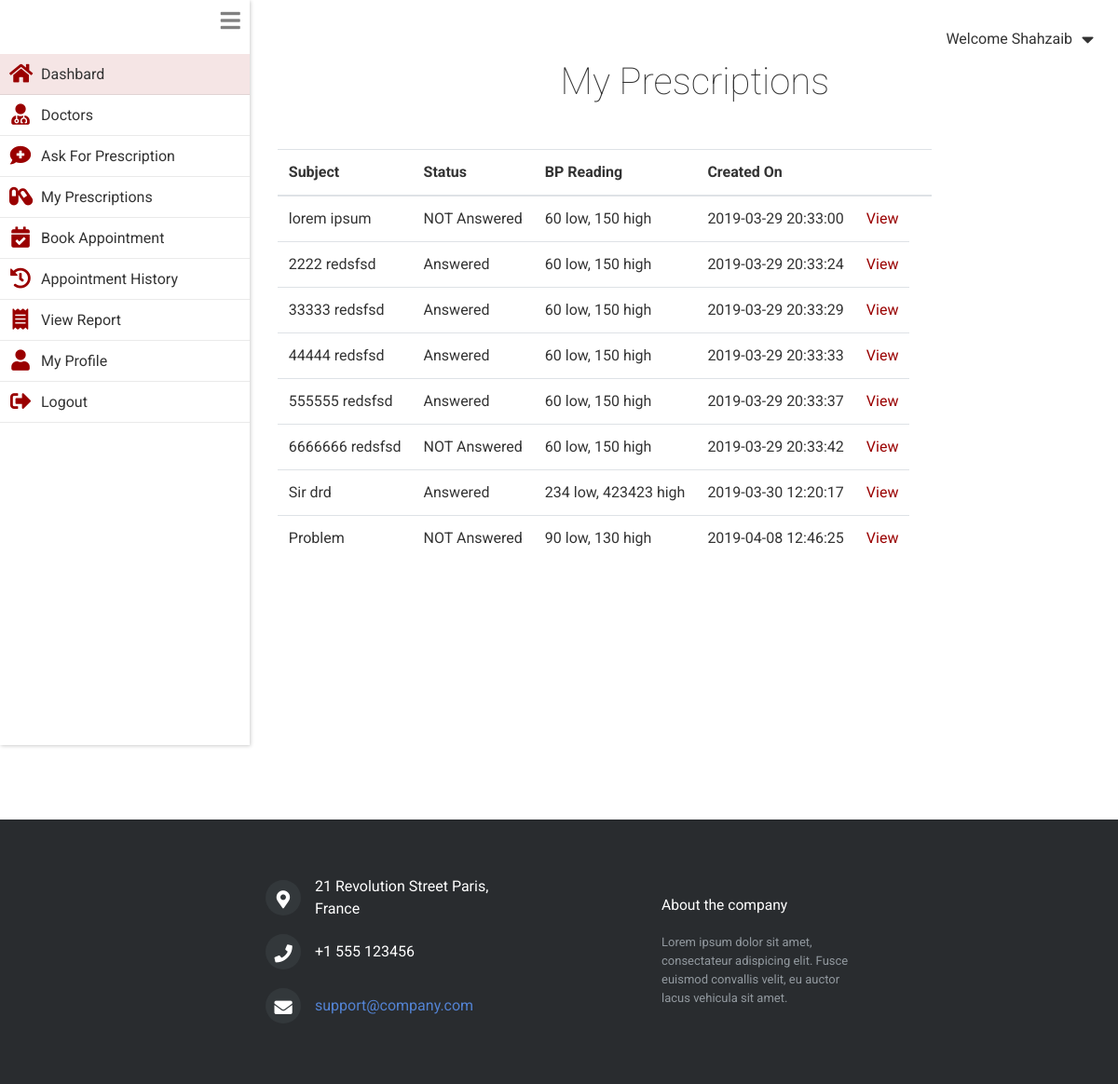
The app's page /patient/my_prescriptions.php (signed in) with its own data.
### tables this page shows
CREATE TABLE `patients` (
  `id` int(11) NOT NULL,
  `username` varchar(255) NOT NULL,
  `name` varchar(255) NOT NULL,
  `email` varchar(255) NOT NULL,
  `gender` varchar(6) NOT NULL,
  `hashedPassword` varchar(255) NOT NULL,
  `phone` varchar(255) NOT NULL,
  `address` varchar(255) NOT NULL,
  `city` varchar(255) NOT NULL,
  `dob` varchar(255) NOT NULL,
  `created_on` timestamp NOT NULL DEFAULT CURRENT_TIMESTAMP
);

CREATE TABLE `prescription_table` (
  `prescription_id` int(11) NOT NULL,
  `doctor_id` int(11) NOT NULL,
  `patient_id` int(11) NOT NULL,
  `status` varchar(60) NOT NULL,
  `subject` varchar(255) NOT NULL,
  `bp_low` int(5) NOT NULL,
  `bp_high` int(5) NOT NULL,
  `headache` tinyint(1) NOT NULL DEFAULT '0',
  `dizziness` tinyint(1) NOT NULL DEFAULT '0',
  `visual_changes` varchar(255) NOT NULL,
  `medication` varchar(255) NOT NULL,
  `food_detail` varchar(255) NOT NULL,
  `exercise_detail` varchar(255) NOT NULL,
  `other_info` varchar(255) NOT NULL,
  `created_on` timestamp NOT NULL DEFAULT CURRENT_TIMESTAMP
);

### private/functions.php (called while the page is built, shortened)
<?php
function loggedInPatientId(){
  return $_SESSION[SessionContract::SESSION_PATIENT_ID];
}
  function urlFor($script_path) {
      if($script_path[0] != '/') {
        $script_path = "/" . $script_path;
      }
      return WWW_ROOT . $script_path;
  }
  function getStylePath($stylesheet_name) {
      if($stylesheet_name[0] != '/') {
        $stylesheet_name = "/" . $stylesheet_name;
      }
      return STYLES_PATH . $stylesheet_name;
  }
?>

### private/model/patient.class.php (called while the page is built, shortened)
<?php
class Patient {
    private $name;
    static private $db;
  static public function setDatabase($pdo){
    if($pdo){
      Patient::$db = $pdo;
    }
    else{
      throw new \Exception("Please pass valid database in Patient ");
    }
  }
  static public function find_patient_by_id($id){
    $queryString  = "SELECT * FROM ".PatientTable::TABLE_NAME." ";
    $queryString .= "WHERE ".PatientTable::COLUMN_ID." = ?";
    $stmt = Patient::$db->prepare($queryString);
    $stmt->execute([$id]);
    $patient = $stmt->fetch(PDO::FETCH_ASSOC);
    if($patient){
      return new Patient($patient);
    }
    else {
      return false;
    }
  }
  public function setName($name='')
  {
    $this->name = $name;
  }
  public function getName()
  {
    return $this->name;
  }
}
?>

### private/model/prescription.class.php (called while the page is built, shortened)
<?php
class Prescription
{
  private $bpHigh;
  private $bpLow;
  private $subject;
  private $status;
  private $prescriptionId;
  private $createdOn;
  static private $db;
  static public function setDatabase($pdo){
    if($pdo){
      Prescription::$db = $pdo;
    }
    else{
      throw new \Exception("Please pass valid database in Patient ");
    }
  }
  static public function findPrescriptionsByPatientId($patientId){
    $queryString  = "SELECT * FROM ".PrescriptionTable::TABLE_NAME." ";
    $queryString .= "WHERE ".PrescriptionTable::COLUMN_PATIENT_ID." = ?";
    $stmt = Prescription::$db->prepare($queryString);
    $stmt->execute([$patientId]);
    $prescriptions = [];
    while($prescriptionAssoc = $stmt->fetch(PDO::FETCH_ASSOC)){
      $prescriptionObj = new self($prescriptionAssoc);
      $prescriptions[] = $prescriptionObj;
    }
    if(!empty($prescriptions)){
      return $prescriptions;
    }else{
      return false;
    }
  }
    function __construct($args){
        $this->setDoctorId($args[PrescriptionTable::COLUMN_DOCTOR_ID] ?? '');
        $this->setPatientId($args[PrescriptionTable::COLUMN_PATIENT_ID] ?? '');
    }
    public function getPrescriptionId() {
         return $this->prescriptionId;
    }
    public function setPrescriptionId($prescriptionId) {
         $this->prescriptionId = $prescriptionId;
    }
    public function setDoctorId($doctorId) {
         $this->doctor = Doctor::find_doctor_by_id($doctorId);
    }
    public function setPatientId($patientId) {
         $this->patient = Patient::find_patient_by_id($patientId);
    }
    public function getStatus() {
         return $this->status;
    }
    public function setStatus($status) {
         $this->status = $status;
    }
    public function getSubject() {
         return $this->subject;
    }
    public function setSubject($subject) {
         $this->subject = $subject;
    }
    public function getBpLow() {
         return $this->bpLow;
    }
    public function setBpLow($bpLow) {
         $this->bpLow = $bpLow;
    }
    public function getBpHigh() {
         return $this->bpHigh;
    }
    public function setBpHigh($bpHigh) {
         $this->bpHigh = $bpHigh;
    }
    public function getCreatedOn() {
         return $this->createdOn;
    }
    public function setCreatedOn($createdOn) {
         $this->createdOn = $createdOn;
    }
}
?>

### private/model/doctor.class.php (called while the page is built, shortened)
<?php
class Doctor
{
    static private $db;
    function __construct($args =[]){
            $this->setId($args[DoctorTable::COLUMN_ID] ?? '');
    }
    static public function setDatabase($pdo){
      if($pdo){
        Doctor::$db = $pdo;
      }
      else{
        throw new \Exception("Please pass valid database in doctor ");
      }
    }
    static public function find_doctor_by_id($id){
        $queryString = "SELECT * FROM ".DoctorTable::TABLE_NAME;
        $queryString .= " WHERE ".DoctorTable::COLUMN_ID." = ?";
        $stmt = Doctor::$db->prepare($queryString);
        $stmt->execute([$id]);
        $doctor = $stmt->fetch(PDO::FETCH_ASSOC);
        if($doctor){
          return new Doctor($doctor);
        }
        return false;
    }
    public function setId($id) {
         $this->reviews = Review::find_reviews_by_doctor_id($id);
    }
}
 ?>

### private/model/review.class.php (called while the page is built, shortened)
<?php
class Review
{
    static private $db;
    static public function setDatabase($pdo){
      if($pdo){
        Review::$db = $pdo;
      }
      else{
        throw new \Exception("Please pass valid database in Review1 ");
      }
    }
    static public function find_reviews_by_doctor_id($doctor_id){
        $queryString  = "SELECT * FROM ".ReviewTable::TABLE_NAME." ";
        $queryString .= "WHERE ".ReviewTable::COLUMN_DOCTOR_ID." = ?";
        $stmt = Review::$db->prepare($queryString);
        $stmt->execute([$doctor_id]);
        $reviews  = $stmt->fetchAll(PDO::FETCH_ASSOC);
        if(!empty($reviews)){
          return $reviews;
        }else{
          return false;
        }
      }
}
?>

### public/patient/my_prescriptions.php (the view, shortened to what this page needs)
<?php  require_once('../../private/initialize.php');
    $prescriptions = Prescription::findPrescriptionsByPatientId(loggedInPatientId());
    require_once(getSharedFilePath('patient/header.php'));
?>
    <section class="main_content  mb-4">
      <h1>My Prescriptions</h1>
    <table  class="mt-5 table table-responsive" >
      <thead>
        <tr>
          <th>Subject</th>
          <th>Status</th>
          <th>BP Reading</th>
          <th>Created On</th>
          <th></th>
          <th></th>
        </tr>
      </thead>
      <tbody>
        <?php foreach ($prescriptions as $prescription): ?>
            <tr>
              <td><?php echo $prescription->getSubject(); ?></td>
              <td><?php echo $prescription->getStatus(); ?></td>
              <td><?php echo $prescription->getBpLow()." low, ".$prescription->getBpHigh()." high"; ?></td>
              <td><?php echo $prescription->getCreatedOn(); ?></td>
              <td> <a href="<?php echo urlFor("patient/my_prescription_detail.php?prescription_id=".$prescription->getPrescriptionId()) ?>">View</a> </td>
            </tr>
        <?php endforeach; ?>
      </tbody>
    </table>
  </section>
<?php     require_once(getSharedFilePath('patient/footer.php')); ?>

### private/shared/patient/header.php (shortened to what this page needs)
<?php
  $patient_id = loggedInPatientId();
  $patient = Patient::find_patient_by_id($patient_id);
 ?>
<!DOCTYPE html>
<html lang="en" dir="ltr">
  <head>
    <link rel="stylesheet" href="<?php echo getStylePath("main.css"); ?>">
    <link rel="stylesheet" href="https://stackpath.bootstrapcdn.com/bootstrap/4.3.1/css/bootstrap.min.css">
    <link rel="stylesheet" href="https://use.fontawesome.com/releases/v5.7.0/css/all.css">
  </head>
  <body>
      <div class="welcome_bar">
        <p>Welcome <?php echo $patient->getName(); ?> </p><i id="welcome_drop_down_btn" class="fas fa-caret-down"></i>
      </div>
    <div class="content">
      <nav class="drawer  ">
         <i id="drawer_icon" class="fas fa-bars"></i>
         <ul>
         <li onclick="location.href='<?php echo urlFor("patient/index.php"); ?>';" class="item_selected">
           <i class="drawer_item_icon fas fa-home"></i>
           <a>Dashbard</a>
         </li>
         <li  onclick="location.href='<?php echo urlFor("patient/doctors.php"); ?>';">
           <i  class="drawer_item_icon fas fa-user-md"></i>
           <a>Doctors</a>
         </li>
         <li onclick="location.href='<?php echo urlFor("patient/ask_for_prescription.php"); ?>';">
           <i class="drawer_item_icon fas fa-comment-medical"></i>
           <a>Ask For Prescription</a>
         </li>
         <li onclick="location.href='<?php echo urlFor("patient/my_prescriptions.php"); ?>';">
           <i class="drawer_item_icon fas fa-capsules"></i>
           <a>My Prescriptions</a>
         </li>
         <li  onclick="location.href='<?php echo urlFor("patient/book_appointment.php"); ?>';">
           <i class="drawer_item_icon fas fa-calendar-check"></i>
           <a>Book Appointment</a>
         </li>
         <li  onclick="location.href='<?php echo urlFor("patient/my_appointments.php"); ?>';">
           <i class="drawer_item_icon fas fa-history"></i>
           <a>Appointment History</a>
         </li>
         <li onclick="location.href='';">
           <i class="drawer_item_icon fas fa-receipt"></i>
           <a>View Report</a>
         </li>
         <li onclick="location.href='<?php echo urlFor("patient/profile.php"); ?>';">
           <i class="drawer_item_icon fas fa-user"></i>
           <a>My Profile</a>
         </li>
         <li onclick="location.href='<?php echo urlFor("patient/doLogout.php"); ?>';">
           <i class="drawer_item_icon fas fa-sign-out-alt"></i>
           <a>Logout</a>
         </li>
       </ul>
      </nav>

### private/shared/patient/footer.php (shortened to what this page needs)
    </div>
    <footer class="footer-distributed">
      <div class="footer-content">
        <div class="footer-left">
          <div>
            <i class="fa fa-map-marker-alt"></i>
            <p>21 Revolution Street Paris,</br> France</p>
          </div>
          <div>
            <i class="fa fa-phone"></i>
            <p>+1 555 123456</p>
          </div>
          <div>
            <i class="fa fa-envelope"></i>
            <p><a href="mailto:support@company.com">support@company.com</a></p>
          </div>
        </div>
        <div class="footer-right">
          <p class="footer-company-about">
            <span>About the company</span>
            Lorem ipsum dolor sit amet, consectateur adispicing elit. Fusce euismod convallis velit, eu auctor lacus vehicula sit amet.
          </p>
        </div>
      </div>
      </footer>
  </body>
</html>

### private/styles/css/main.css (style rules this page uses)
* { margin: 0; padding: 0; font-family: 'Roboto', sans-serif; color: #333333; }
.welcome_bar { display: flex; position: absolute; top: 0; right: 0; margin: 16px; align-items: center; justify-content: center; }
.welcome_bar p { margin-top: 14px; }
.welcome_bar #welcome_drop_down_btn { font-size: 1.3em; padding: 10px; box-sizing: border-box; fill: #333333; }
.content { display: flex; }
.drawer { position: relative; font-weight: normal; height: 100vh; display: block; box-shadow: 1px 1px 4px rgba(0, 0, 0, 0.2); flex-basis: 350px; }
.drawer #drawer_icon { font-size: 1.5em; color: grey; position: absolute; top: 0; right: 0; padding: 10px; box-sizing: border-box; }
.drawer ul { list-style: none; display: flex; flex-direction: column; padding-top: 58px; }
.drawer li { display: flex; justify-content: flex-start; align-items: center; padding: 10px; padding-right: 48px; box-sizing: border-box; position: relative; }
.drawer li::after { display: inline-block; content: ""; height: 1px; width: 100%; position: absolute; bottom: 0; left: 0; background: rgba(51, 51, 51, 0.1); }
.drawer li a { text-decoration: none; color: #333333; padding-left: 10px; }
.drawer .drawer_item_icon { font-size: 1.4em; text-align: center; width: 24px; height: 24px; color: #9a0000; }
.drawer .item_selected { background: rgba(154, 0, 0, 0.1); }
.main_content { width: 100%; padding: 0 30px; margin-bottom: 200px; }
.main_content h1 { font-weight: lighter; text-align: center; margin-left: 24px; margin-top: 64px; }
table.table a { color: #9a0000; }
.footer-distributed { background-color: #292c2f; box-shadow: 0 1px 1px 0 rgba(0, 0, 0, 0.12); box-sizing: border-box; width: 100%; padding: 55px 50px; margin-top: 80px; }
.footer-content { margin: 0 auto; display: flex; align-items: center; justify-content: center; }
.footer-distributed .footer-left { width: 40%; }
.footer-distributed .footer-left div { display: flex; align-items: center; }
.footer-distributed .footer-left i { background-color: #33383b; color: #ffffff; font-size: 1.2em; width: 38px; height: 38px; border-radius: 50%; text-align: center; line-height: 42px; margin: 10px 15px; vertical-align: middle; }
.footer-distributed .footer-left p { display: inline-block; color: #ffffff; vertical-align: middle; margin: 0; }
.footer-distributed .footer-left p a { color: #5383d3; text-decoration: none; }
.footer-distributed .footer-right { width: 20%; }
.footer-distributed .footer-company-about { line-height: 20px; color: #92999f; font-size: 13px; margin: 0; }
.footer-distributed .footer-company-about span { display: block; color: #ffffff; font-size: 1.2em; margin-bottom: 20px; }

### records on screen
patients: name "Shahzaib"
prescription_table: subject "lorem ipsum", status "NOT Answered", bp_low "60", bp_high "150", created_on "2019-03-29 20:33:00"
prescription_table: subject "2222 redsfsd", status "Answered", bp_low "60", bp_high "150", created_on "2019-03-29 20:33:24"
prescription_table: subject "33333 redsfsd", status "Answered", bp_low "60", bp_high "150", created_on "2019-03-29 20:33:29"
prescription_table: subject "44444 redsfsd", status "Answered", bp_low "60", bp_high "150", created_on "2019-03-29 20:33:33"
prescription_table: subject "555555 redsfsd", status "Answered", bp_low "60", bp_high "150", created_on "2019-03-29 20:33:37"
prescription_table: subject "6666666 redsfsd", status "NOT Answered", bp_low "60", bp_high "150", created_on "2019-03-29 20:33:42"
prescription_table: subject "Sir drd", status "Answered", bp_low "234", bp_high "423423", created_on "2019-03-30 12:20:17"
prescription_table: subject "Problem", status "NOT Answered", bp_low "90", bp_high "130", created_on "2019-04-08 12:46:25"
